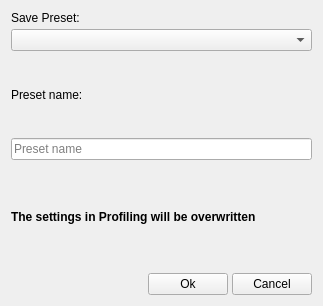
<?xml version="1.0" encoding="UTF-8"?>
<ui version="4.0">
    <class>SavePresetDialog</class>
    <widget class="QWidget" name="SavePresetDialog">
        <property name="geometry">
            <rect>
                <x>0</x>
                <y>0</y>
                <width>323</width>
                <height>306</height>
            </rect>
        </property>
        <property name="sizePolicy">
            <sizepolicy hsizetype="Preferred" vsizetype="Fixed">
                <horstretch>0</horstretch>
                <verstretch>0</verstretch>
            </sizepolicy>
        </property>
        <property name="windowTitle">
            <string>Form</string>
        </property>
        <layout class="QVBoxLayout" name="verticalLayout">
            <property name="spacing">
                <number>4</number>
            </property>
            <property name="sizeConstraint">
                <enum>QLayout::SetDefaultConstraint</enum>
            </property>
            <item>
                <widget class="QLabel" name="title_label">
                    <property name="sizePolicy">
                        <sizepolicy hsizetype="Preferred" vsizetype="Fixed">
                            <horstretch>0</horstretch>
                            <verstretch>0</verstretch>
                        </sizepolicy>
                    </property>
                    <property name="text">
                        <string>Save Preset:</string>
                    </property>
                </widget>
            </item>
            <item>
                <widget class="RdpComboBox" name="preset_combo_box">
                    <property name="sizePolicy">
                        <sizepolicy hsizetype="Preferred" vsizetype="Fixed">
                            <horstretch>0</horstretch>
                            <verstretch>0</verstretch>
                        </sizepolicy>
                    </property>
                </widget>
            </item>
            <item>
                <widget class="QWidget" name="preset_name_input" native="true">
                    <layout class="QVBoxLayout" name="verticalLayout_2">
                        <property name="spacing">
                            <number>4</number>
                        </property>
                        <property name="leftMargin">
                            <number>0</number>
                        </property>
                        <property name="topMargin">
                            <number>0</number>
                        </property>
                        <property name="rightMargin">
                            <number>0</number>
                        </property>
                        <property name="bottomMargin">
                            <number>0</number>
                        </property>
                        <item>
                            <widget class="QLabel" name="preset_name_label">
                                <property name="text">
                                    <string>Preset name:</string>
                                </property>
                            </widget>
                        </item>
                        <item>
                            <widget class="QLineEdit" name="preset_name_line_edit">
                                <property name="sizePolicy">
                                    <sizepolicy hsizetype="MinimumExpanding" vsizetype="Fixed">
                                        <horstretch>0</horstretch>
                                        <verstretch>0</verstretch>
                                    </sizepolicy>
                                </property>
                                <property name="placeholderText">
                                    <string>Preset name</string>
                                </property>
                            </widget>
                        </item>
                    </layout>
                </widget>
            </item>
            <item>
                <widget class="QLabel" name="overwrite_warning">
                    <property name="font">
                        <font>
                            <weight>75</weight>
                            <bold>true</bold>
                        </font>
                    </property>
                    <property name="text">
                        <string>The settings in Profiling will be overwritten</string>
                    </property>
                </widget>
            </item>
            <item>
                <layout class="QHBoxLayout" name="horizontalLayout">
                    <item>
                        <spacer name="horizontalSpacer">
                            <property name="orientation">
                                <enum>Qt::Horizontal</enum>
                            </property>
                            <property name="sizeHint" stdset="0">
                                <size>
                                    <width>40</width>
                                    <height>20</height>
                                </size>
                            </property>
                        </spacer>
                    </item>
                    <item>
                        <widget class="QPushButton" name="ok_button">
                            <property name="text">
                                <string>Ok</string>
                            </property>
                        </widget>
                    </item>
                    <item>
                        <widget class="QPushButton" name="cancel_button">
                            <property name="text">
                                <string>Cancel</string>
                            </property>
                        </widget>
                    </item>
                </layout>
            </item>
        </layout>
    </widget>
    <customwidgets>
        <customwidget>
            <class>RdpComboBox</class>
            <extends>QComboBox</extends>
            <header>common/inc/rdp_combo_box.h</header>
        </customwidget>
    </customwidgets>
    <resources/>
    <connections/>
</ui>
